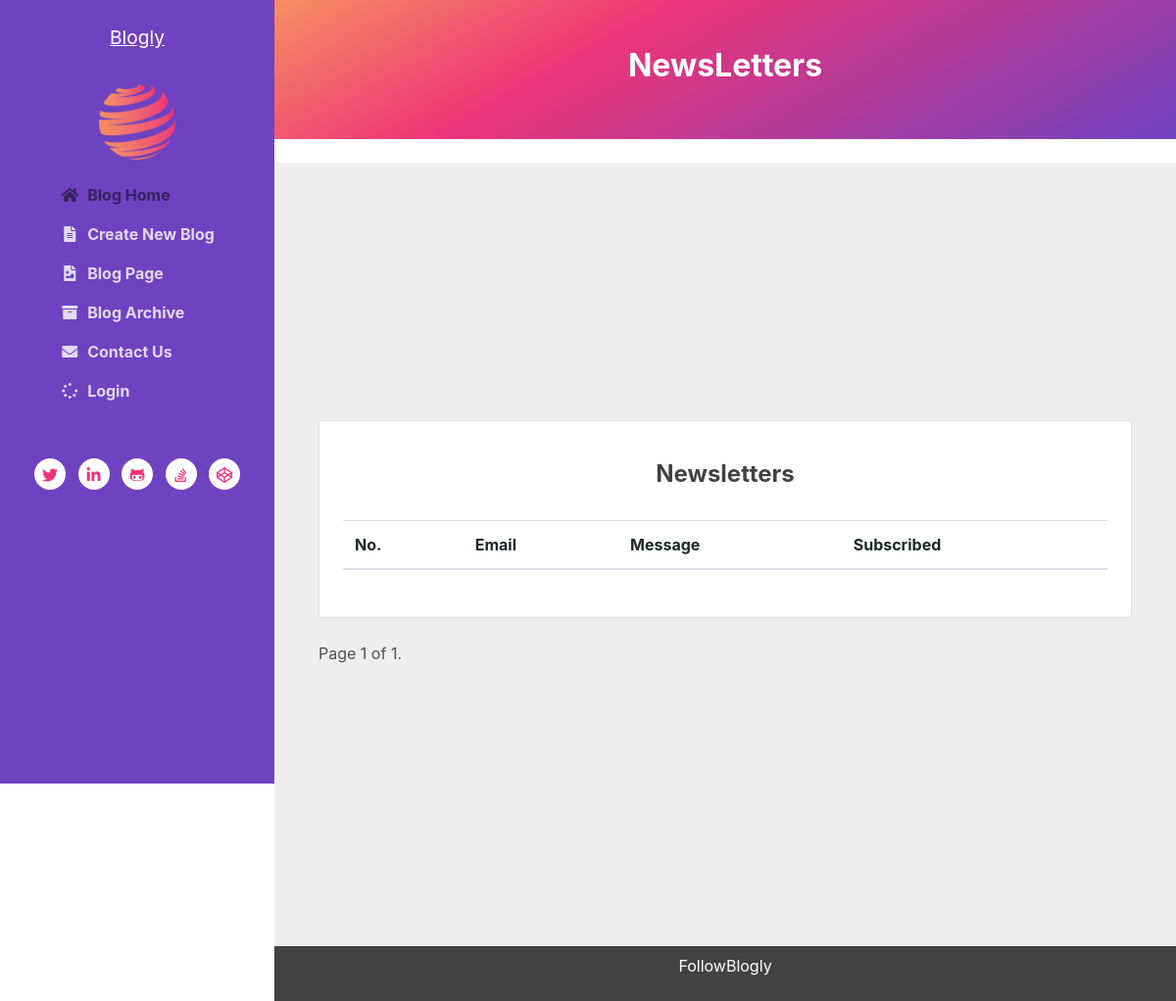
/newsletters/, run on an earlier commit of the app's database.
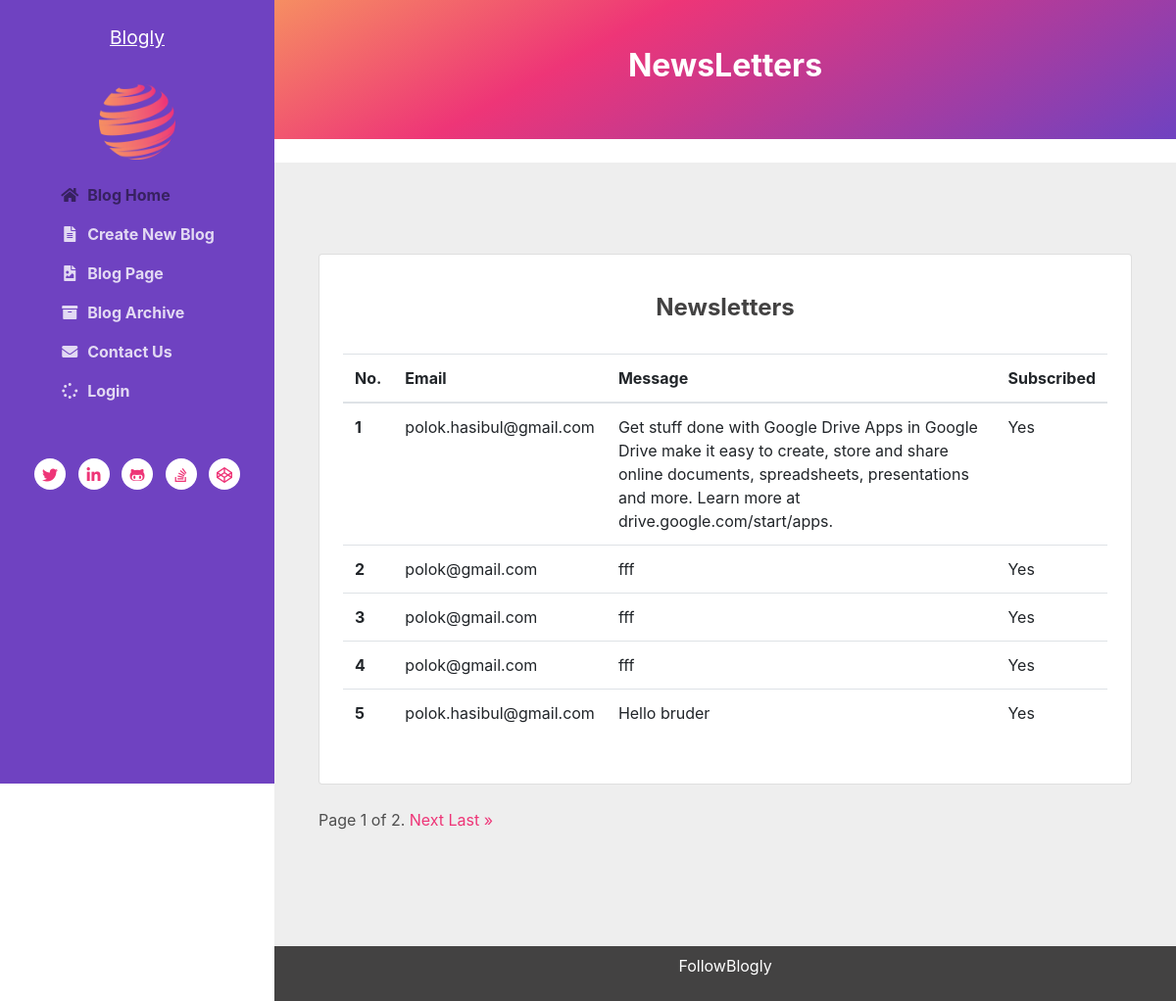
And on a later commit of the database.
### Blog/models.py (models this page shows, shortened)
class Newsletter(models.Model):
    email = models.EmailField()
    message = models.TextField()
    subscribe = models.BooleanField(default=False)

### Blogly_Blog/views.py (the view)
# urls.py: path('newsletters/', views.contact_us_messages, name="newsletters"),
def contact_us_messages(request):
    newsletters = Newsletter.objects.all().order_by('-pk')
    paginator = Paginator(newsletters, 5)
    page = request.GET.get('page')
    try:
        newsletters = paginator.page(page)
    except PageNotAnInteger:
        newsletters = paginator.page(1)
    except EmptyPage:
        newsletters = paginator.page(paginator.num_pages)
    return render(request, 'newsletter/received_message_list.html', {'newsletters':newsletters})

### templates/newsletter/received_message_list.html (shortened to what this page needs)
{% extends 'base.html' %}
{% load bootstrap3 %}
{% block content %}
<div class="main-wrapper">
    <header class="page-title theme-bg-light text-center gradient py-5">
        <h1 class="heading">NewsLetters</h1>
    </header>
    <br>
<section class="vh-100" style="background-color: #eee;">
    <div class="container py-1 h-100">
      <div class="row d-flex justify-content-center align-items-center h-100">
        <div class="col col-lg-9 col-xl-12">
          <div class="card rounded-3">
            <div class="card-body p-4">
              <h4 class="text-center my-3 pb-3">Newsletters</h4>
              <table class="table mb-4">
                <thead>
                  <tr>
                    <th scope="col">No.</th>
                    <th scope="col">Email</th>
                    <th scope="col">Message</th>
                    <th scope="col">Subscribed</th>
                  </tr>
                </thead>
                <tbody>
                  {% for item in newsletters %}
                  <tr>
                    <th scope="row">{{ forloop.counter0|add:newsletters.start_index }}</th>
                    <td>{{item.email}}</td>
                    <td>{{item.message}}</td>
                    {% if item.subscribe %}
                    <td>Yes</td>
                    {% else%}
                    <td>No</td>
                    {% endif %}
                  </tr>
                  {% endfor %}
                </tbody>
              </table>
            </div>
          </div>
          <nav class="blog-nav nav nav-justified my-4">
            <span>
              <span class="current-page">
                Page {{ newsletters.number }} of {{ newsletters.paginator.num_pages }}.
              </span>
              {% if newsletters.has_next %}
                <a href="?page={{ newsletters.next_page_number }}">Next</a>
                <a href="?page={{ newsletters.paginator.num_pages }}">Last &raquo;</a>
              {% endif %}
            </span>
          </nav>
        </div>
      </div>
    </div>
  </section>
  <footer class="footer text-center py-2 theme-bg-dark">
    <p class="copyright"><a href="">FollowBlogly</a></p>
</footer>
</div>
{% endblock%}

### templates/base.html (shortened to what this page needs)
{% load static %}
<!DOCTYPE html>
<html lang="en">
<head>
    <link href="http://cdnjs.cloudflare.com/ajax/libs/font-awesome/4.3.0/css/font-awesome.css" rel="stylesheet"  type='text/css'>
	<link href="http://maxcdn.bootstrapcdn.com/font-awesome/4.1.0/css/font-awesome.min.css" rel="stylesheet">
	<link rel="stylesheet" href="https://cdnjs.cloudflare.com/ajax/libs/font-awesome/5.13.0/css/all.min.css">
	<link rel="stylesheet" href="https://stackpath.bootstrapcdn.com/bootstrap/4.4.1/css/bootstrap.min.css">
	<link rel="stylesheet" href="{% static 'css/style.css' %}">
	<link rel="stylesheet" href="{% static 'css/profile.css' %}">
</head>
<body>
    <header class="header text-center">
	    <a class="site-title pt-lg-4 mb-0" href="index.html">Blogly</a>
	    <nav class="navbar navbar-expand-lg navbar-dark" >
			<div id="navigation" class="collapse navbar-collapse flex-column" >
				<img class="mb-3 mx-auto logo" src="{% static 'images/logo.png' %}" alt="logo" >
				<ul class="navbar-nav flex-column text-sm-center text-md-left">
					<li class="nav-item active">
					    <a class="nav-link" href="{% url 'home' %}"><i class="fas fa-home fa-fw mr-2"></i>Blog Home <span class="sr-only">(current)</span></a>
					</li>
					<li class="nav-item">
					    <a class="nav-link" href="{% url 'create'  %}"><i class="fas fa-file-alt fa-fw mr-2"></i>Create New Blog</a>
					</li>
					<li class="nav-item">
					    <a class="nav-link" href="{% url 'page' %}"><i class="fas fa-file-image fa-fw mr-2"></i>Blog Page</a>
					</li>
					<li class="nav-item">
					    <a class="nav-link" href="{% url 'all_posts' %}"><i class="fas fa-archive fa-fw mr-2"></i>Blog Archive</a>
					</li>
					<li class="nav-item">
					    <a class="nav-link" href="{% url 'contact_us' %}"><i class="fas fa-envelope fa-fw mr-2"></i>Contact Us</a>
					</li>
					{% if user.is_authenticated %}
					<li class="nav-item">
					    <a class="nav-link" href="{% url 'profile_view' %}"><i class="fa fa-user fa-fw mr-2"></i> My Profile</a>
					</li>
					<li class="nav-item">
					    <a class="nav-link" href="{% url 'logout' %}"><i class="fa fa-spinner fa-spin fa-fw mr-2"></i>Logout</a>
					</li>
					{% else%}
					<li class="nav-item">
					    <a class="nav-link" href="{% url 'login' %}"><i class="fa fa-spinner fa-spin fa-fw mr-2"></i>Login</a>
					</li>
					{% endif%}
				</ul>
				<ul class="social-list list-inline py-3 mx-auto">
					<li class="list-inline-item"><a href="#"><i class="fab fa-twitter fa-fw"></i></a></li>
					<li class="list-inline-item"><a href="#"><i class="fab fa-linkedin-in fa-fw"></i></a></li>
					<li class="list-inline-item"><a href="#"><i class="fab fa-github-alt fa-fw"></i></a></li>
					<li class="list-inline-item"><a href="#"><i class="fab fa-stack-overflow fa-fw"></i></a></li>
					<li class="list-inline-item"><a href="#"><i class="fab fa-codepen fa-fw"></i></a></li>
				</ul>
			</div>
		</nav>
    </header>
    {% block content %}
    {% endblock %}
</body>
</html>

### static/css/style.css (style rules this page uses)
:root { --blue: #007bff; --indigo: #6610f2; --purple: #6f42c1; --pink: #ee3577; --red: #dc3545; --orange: #f68e62; --yellow: #ffc107; --green: #28a745; --teal: #20c997; --cyan: #17a2b8; --white: #fff; --gray: #767575; --gray-dark: #434242; --primary: #6f42c1; --secondary: #4f4f4f; --success: #28a745; --info: #17a2b8; --warning: #ffc107; --danger: #dc3545; --light: #c2c2c2; --lightgray: #eeeeee; --dark: #434242; --breakpoint-xs: 0; --breakpoint-sm: 576px; --breakpoint-md: 768px; --breakpoint-lg: 992px; --breakpoint-xl: 1200px; --font-family-sans-serif: -apple-system, BlinkMacSystemFont, "Segoe UI", Roboto, "Helvetica Neue", Arial, "Noto Sans", sans-serif, "Apple Color Emoji", "Segoe UI Emoji", "Segoe UI Symbol", "Noto Color Emoji"; --font-family-monospace: SFMono-Regular, Menlo, Monaco, Consolas, "Liberation Mono", "Courier New", monospace; --font-normal: 1em; --font-small: 0.8125rem; --sidebar-width: 280px; --content-max-width: 860px; }
*, *::before, *::after { box-sizing: border-box }
html { line-height: 1.15; }
body { color: var(--secondary); overflow-x: hidden }
a { color: var(--pink); }
h1, h2, h3, h4, h5, h6 { color: var(--gray-dark); font-weight: bold }
.theme-bg-light { background: var(--light) !important }
.theme-bg-dark { background: var(--dark) !important }
.header { position: fixed; left: 0; top: 0; height: 100vh; width: var(--sidebar-width); background: var(--primary); color: #fff }
.header .site-title { color:var(--white); font-size:1.2em; display:block; }
.header .navbar { padding: 2rem 1rem }
.header .nav-item { font-weight: bold }
.header .nav-item.active .nav-link { color: rgba(0, 0, 0, 0.5) }
.header .nav-item .nav-link { color: rgba(255, 255, 255, 0.8) }
.logo { width:78px; }
.social-list a { width: 32px; height: 32px; padding-top: 5px; display: inline-block; text-align: center; border-radius: 50%; transition: all 0.2s ease-in-out; background-color: #fff }
.main-wrapper { margin-left: var(--sidebar-width); background: #fff; }
.main-wrapper .container { max-width: var(--content-max-width); }
.page-title { position:sticky; top:0; z-index:9999; transition:all .2s; }
.page-title .heading { font-size: 2rem; font-weight: bold; color:white; }
.footer { color: rgba(255, 255, 255, 0.7) margin-top: auto; }
.footer a { color: #fff }
.gradient { background: rgb(43,43,43); background: linear-gradient(151deg, var(--orange) 0%, var(--pink) 35%,var(--primary) 100%) !important; }

What changed in the data, as far as the page shows it:
added Newsletter: email "polok.hasibul@gmail.com", message "Get stuff done with Google Drive Apps in Google Drive make it easy to create, store and share online documents, spreadsheets, presentations and more. Learn more at drive.google.com/start/apps.", subscribe "Yes"
added Newsletter: email "polok@gmail.com", message "fff", subscribe "Yes"
added Newsletter: email "polok@gmail.com", message "fff", subscribe "Yes"
added Newsletter: email "polok@gmail.com", message "fff", subscribe "Yes"
added Newsletter: email "polok.hasibul@gmail.com", message "Hello bruder", subscribe "Yes"
Also different on the page:
{{ newsletters.paginator.num_pages }}: "1" → "2"
text now shown: "Next Last »"
